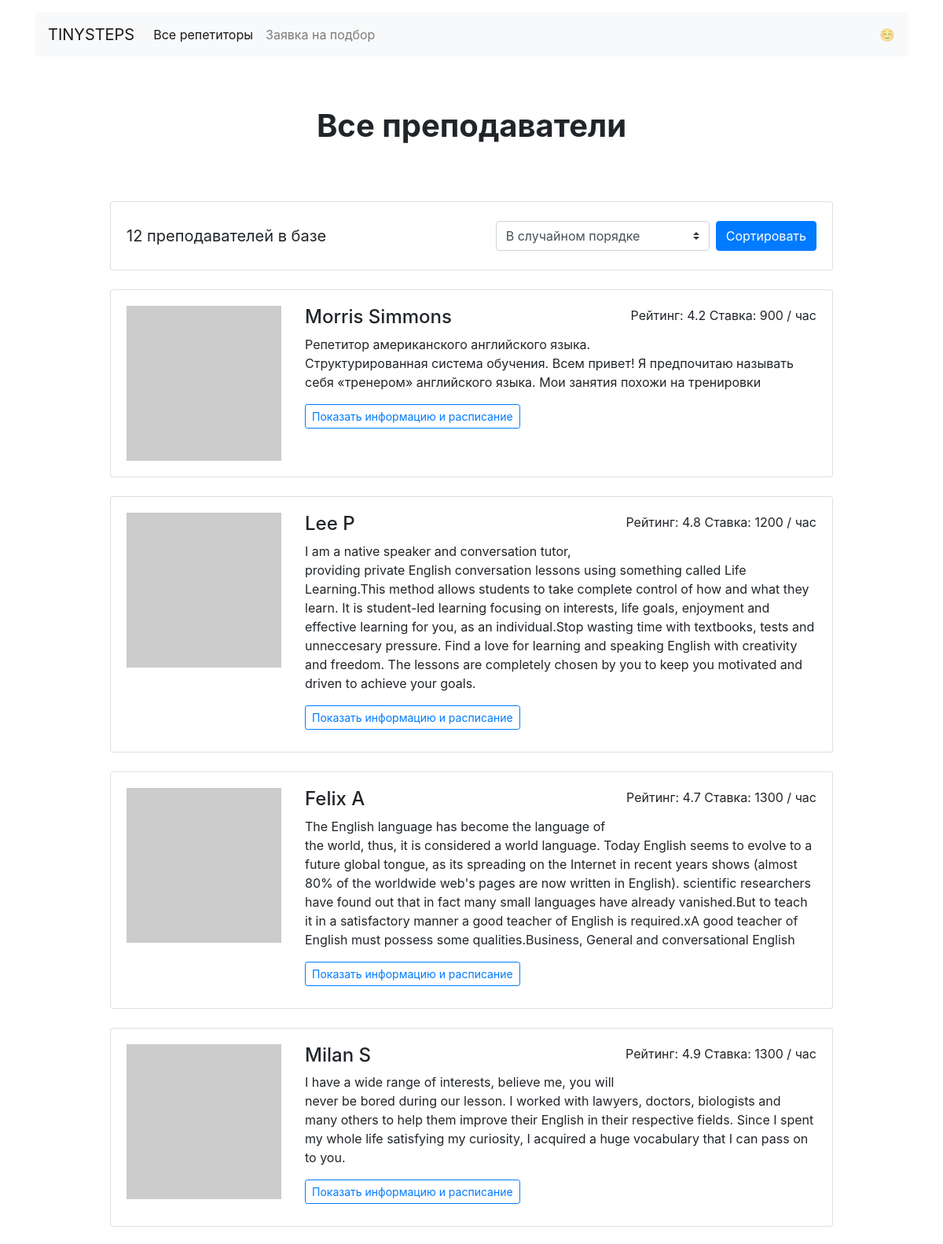
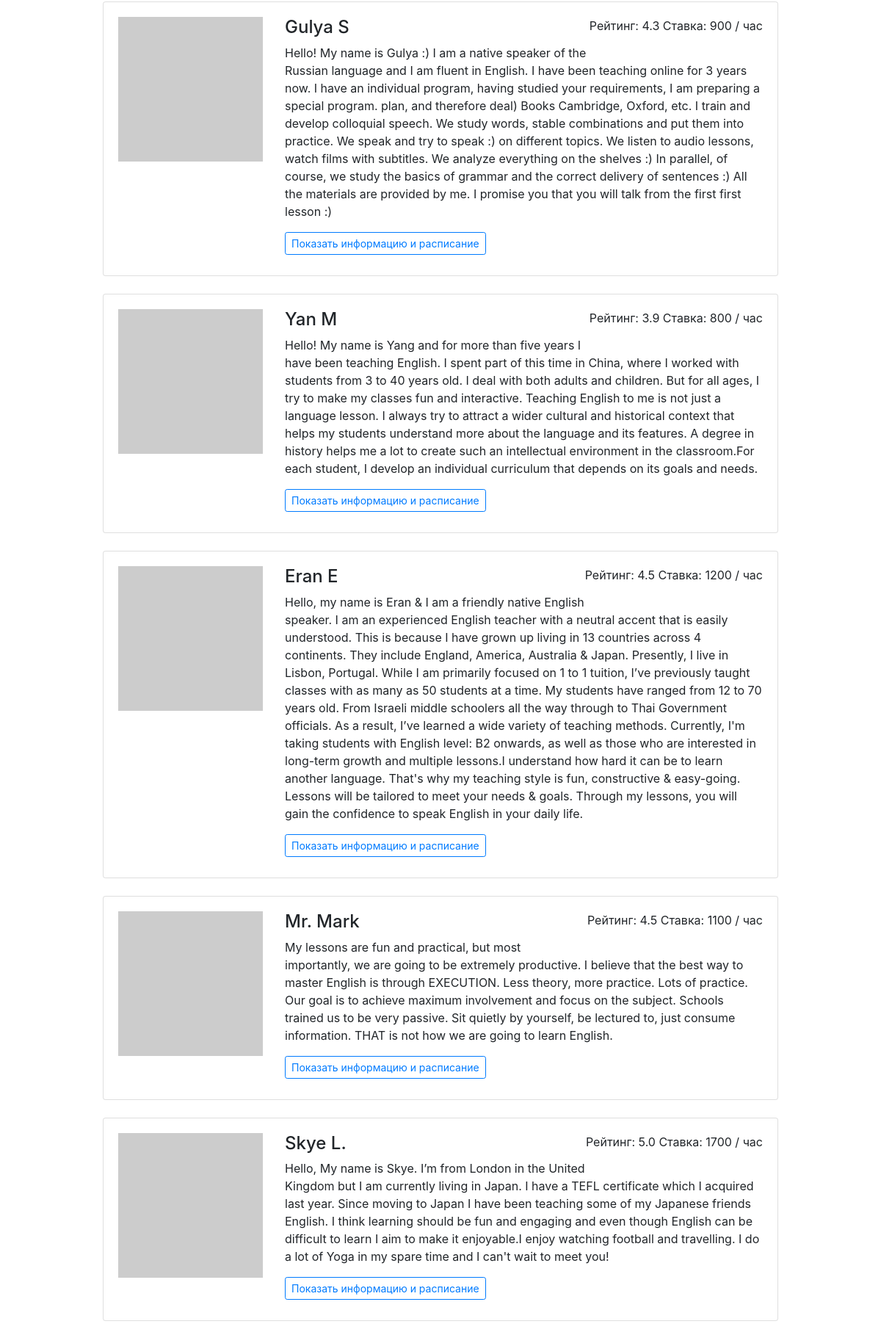
Page /all/ (upper part) on the committed database (2 pictures, top to bottom).
### app.py (models this page shows)
class Teacher(db.Model):
    __tablename__ = 'teachers'
    id = db.Column(db.Integer, primary_key=True)
    name = db.Column(db.String(100), nullable=False)
    about = db.Column(db.String, nullable=False)
    rating = db.Column(db.Float, nullable=False)
    picture = db.Column(db.String, nullable=False)
    price = db.Column(db.Integer, nullable=False)
    goals = db.Column(db.String, nullable=False)
    free = db.Column(db.String, nullable=False)

### app.py (the view)
@app.route('/all/', methods=["POST", "GET"])
def render_all_profiles():
    teacher_profiles = db.session.query(Teacher).all()
    for profile in teacher_profiles:
        profile.free = json.loads(profile.free)
        profile.goals = profile.goals.split()
    if request.method == 'POST':
        sort = int(request.form["sort"])
        return render_template('all.html', profiles=teacher_profiles, sort=sort)
    else:
        return render_template('all.html', profiles=teacher_profiles, sort=1)

### templates/all.html (shortened to what this page needs)
{% extends 'base.html' %}
{% block container %}
    <main class="container mt-3">
        <h1 class="h1 text-center w-50 mx-auto mt-1 py-5 mb-4"><strong>Все преподаватели</strong></h1>
        <div class="row">
            <div class="col-12 col-lg-10 offset-lg-1 m-auto">
                <div class="card mb-4">
                    <div class="card-body align-right">
                        <p class="lead float-left d-inline-block mt-2 mb-0"><strong>{{ profiles|length }} преподавателей
                            в базе</strong></p>
                        <form name='sorting' action="/all/" method="post" class="float-right d-inline-block">
                            <div class="form-inline">
                                <select name="sort" class="custom-select my-1 mr-2" id="inlineFormCustomSelectPref">
                                    <option value="1" {% if sort==1 %}selected{% endif %}>В случайном порядке</option>
                                </select>
                                <button type="submit" class="btn btn-primary my-1">Сортировать</button>
                            </div>
                        </form>
                    </div>
                </div>
                {% if sort==2 %}
                    {% for profile in profiles|sort(attribute="rating",reverse=true) %}
                        <div class="card mb-4">
                            <div class="card-body">
                                <div class="row">
                                    <div class="col-3"><img src="{{ profile.picture }}" class="img-fluid" alt=""></div>
                                    <div class="col-9">
                                        <p class="float-right">Рейтинг: {{ profile.rating }} Ставка: {{ profile.price }}
                                            /
                                            час</p>
                                        <h2 class="h4">{{ profile.name }}</h2>
                                        <p>{{ profile.about }}</p>
                                        <a href="/profiles/{{ profile.id }}/"
                                           class="btn btn-outline-primary btn-sm mr-3 mb-2">Показать
                                            информацию и расписание</a>
                                    </div>
                                </div>
                            </div>
                        </div>
                    {% endfor %}
                {% else %}
                    {% for profile in profiles %}
                        <div class="card mb-4">
                            <div class="card-body">
                                <div class="row">
                                    <div class="col-3"><img src="{{ profile.picture }}" class="img-fluid" alt=""></div>
                                    <div class="col-9">
                                        <p class="float-right">Рейтинг: {{ profile.rating }} Ставка: {{ profile.price }}
                                            /
                                            час</p>
                                        <h2 class="h4">{{ profile.name }}</h2>
                                        <p>{{ profile.about }}</p>
                                        <a href="/profiles/{{ profile.id }}/"
                                           class="btn btn-outline-primary btn-sm mr-3 mb-2">Показать
                                            информацию и расписание</a>
                                    </div>
                                </div>
                            </div>
                        </div>
                    {% endfor %}
                {% endif %}
            </div>
        </div>
    </main>
{% endblock %}

### rows in the picture
Teacher: rating "4.2", price "900", name "Morris Simmons", about "Репетитор американского английского языка. Структурированная система обучения. Всем привет! Я предпочитаю называть себя «тренером» английского языка. Мои занятия похожи на тренировки"
Teacher: rating "4.8", price "1200", name "Lee P", about "I am a native speaker and conversation tutor, providing private English conversation lessons using something called Life Learning.This method allows students to take complete control of how and what they learn. It is student-led learning focusing on interests, life goals, enjoyment and effective learning for you, as an individual.Stop wasting time with textbooks, tests and unneccesary pressure. Find a love for learning and speaking English with creativity and freedom. The lessons are completely chosen by you to keep you motivated and driven to achieve your goals."
Teacher: rating "4.7", price "1300", name "Felix A", about "The English language has become the language of the world, thus, it is considered a world language. Today English seems to evolve to a future global tongue, as its spreading on the Internet in recent years shows (almost 80% of the worldwide web's pages are now written in English). scientific researchers have found out that in fact many small languages have already vanished.But to teach it in a satisfactory manner a good teacher of English is required.xA good teacher of English must possess some qualities.Business, General and conversational English"
Teacher: rating "4.9", price "1300", name "Milan S", about "I have a wide range of interests, believe me, you will never be bored during our lesson. I worked with lawyers, doctors, biologists and many others to help them improve their English in their respective fields. Since I spent my whole life satisfying my curiosity, I acquired a huge vocabulary that I can pass on to you."
Teacher: rating "4.3", price "900", name "Gulya S", about "Hello! My name is Gulya :) I am a native speaker of the Russian language and I am fluent in English. I have been teaching online for 3 years now. I have an individual program, having studied your requirements, I am preparing a special program. plan, and therefore deal) Books Cambridge, Oxford, etc. I train and develop colloquial speech. We study words, stable combinations and put them into practice. We speak and try to speak :) on different topics. We listen to audio lessons, watch films with subtitles. We analyze everything on the shelves :) In parallel, of course, we study the basics of grammar and the correct delivery of sentences :) All the materials are provided by me. I promise you…"
Teacher: rating "3.9", price "800", name "Yan M", about "Hello! My name is Yang and for more than five years I have been teaching English. I spent part of this time in China, where I worked with students from 3 to 40 years old. I deal with both adults and children. But for all ages, I try to make my classes fun and interactive. Teaching English to me is not just a language lesson. I always try to attract a wider cultural and historical context that helps my students understand more about the language and its features. A degree in history helps me a lot to create such an intellectual environment in the classroom.For each student, I develop an individual curriculum that depends on its goals and needs."
Teacher: rating "4.5", price "1200", name "Eran E", about "Hello, my name is Eran & I am a friendly native English speaker. I am an experienced English teacher with a neutral accent that is easily understood. This is because I have grown up living in 13 countries across 4 continents. They include England, America, Australia & Japan. Presently, I live in Lisbon, Portugal. While I am primarily focused on 1 to 1 tuition, I’ve previously taught classes with as many as 50 students at a time. My students have ranged from 12 to 70 years old. From Israeli middle schoolers all the way through to Thai Government officials. As a result, I’ve learned a wide variety of teaching methods. Currently, I'm taking students with English level: B2 onwards, as well as…"
Teacher: rating "4.5", price "1100", name "Mr. Mark", about "My lessons are fun and practical, but most importantly, we are going to be extremely productive. I believe that the best way to master English is through EXECUTION. Less theory, more practice. Lots of practice. Our goal is to achieve maximum involvement and focus on the subject. Schools trained us to be very passive. Sit quietly by yourself, be lectured to, just consume information. THAT is not how we are going to learn English."
Teacher: rating "5.0", price "1700", name "Skye L.", about "Hello, My name is Skye. I’m from London in the United Kingdom but I am currently living in Japan. I have a TEFL certificate which I acquired last year. Since moving to Japan I have been teaching some of my Japanese friends English. I think learning should be fun and engaging and even though English can be difficult to learn I aim to make it enjoyable.I enjoy watching football and travelling. I do a lot of Yoga in my spare time and I can't wait to meet you!"

### other values in the picture
{{ profiles|length }} "12"
